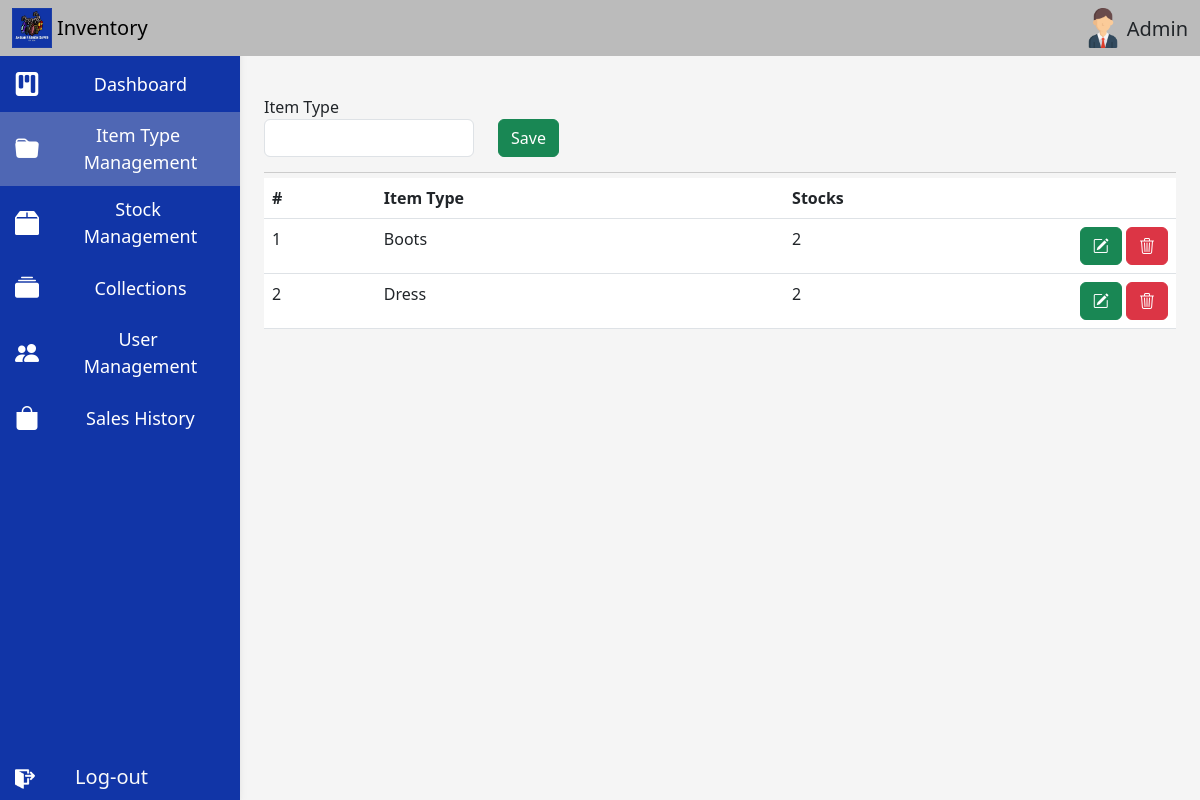
The app's page /index.php?item-type-management (signed in) with its own data.
### tables this page shows
CREATE TABLE `modules` (
  `Module` varchar(11) NOT NULL,
  `MainID` varchar(11) NOT NULL,
  `Description` varchar(255) NOT NULL,
  `Link` varchar(255) NOT NULL,
  `Visible` varchar(11) NOT NULL,
  `path` varchar(255) NOT NULL,
  `icons` varchar(255) NOT NULL
);

CREATE TABLE `itemtype` (
  `ID` int(11) NOT NULL,
  `Description` varchar(255) NOT NULL
);

### config/db.php (called while the page is built, shortened)
<?php
function dbconnect($server = 'localhost',$user='root',$pass='',$database='inventory'){
	$myLink = mysqli_connect($server,$user,$pass,$database);
	return $myLink;
}
$conn = dbconnect();
function safe_query($query){
	global $conn;
	$result = mysqli_query($conn, $query);
	return $result;
}

### config/functions.php (called while the page is built, shortened)
<?php
function getPageTitle(){
	foreach($_GET as $key => $value){
		$pathLink = $key;
	}
	$sql = safe_query("SELECT * FROM modules WHERE Path = '$pathLink' and Module = '{$_SESSION['userlevel']}'");
	if($rw=mysqli_fetch_assoc($sql)){
		return $rw['Description'];
	}else{
		return "Inventory Management System";
	}
}

### config/class.product.php (the view, shortened to what this page needs)
<?php
class Products
{
	public function itemTypeLists()
	{
		$result = "";
		$sql = safe_query("SELECT * FROM itemtype ");
		$c=0;
		while ($rw = mysqli_fetch_assoc($sql)) {
			$sqlStocks = safe_query("SELECT COUNT(*) AS Totals FROM products WHERE ItemType = '{$rw['ID']}'");
			$stocks = "";
			if($rwStocks = mysqli_fetch_assoc($sqlStocks)){
				$stocks = $rwStocks['Totals'];
			}
			$c++;
			$result .= "<tr>";
			$result .= "<td>$c</td>";
			$result .= "<td>{$rw['Description']}</td>";
			$result .= "<td>$stocks</td>";
			$result .= "<td class='no-wrap'><button type='button' class='btn btn-success' onclick='editItemType(\"{$rw['ID']}\",\"{$rw['Description']}\")'><i class='bi bi-pencil-square'></i></button>
							<button type='button' class='btn btn-danger' onclick='deleteItemType(\"{$rw['ID']}\")'><i class='bi bi-trash3'></i></button></td>";
			$result .= "</tr>";
		}
		return $result;
	}
}

### templates/header.php (shortened to what this page needs)
<?php
foreach($_GET as $key => $value){
	$pathLink = $key;
}
?>
<!DOCTYPE html>
<html>
<head>
	<link href="https://cdn.jsdelivr.net/npm/bootstrap@5.3.0-alpha3/dist/css/bootstrap.min.css" rel="stylesheet">
	<link rel="stylesheet" href="https://cdn.jsdelivr.net/npm/bootstrap-icons@1.10.5/font/bootstrap-icons.css">
	<link rel="stylesheet" type="text/css" href="css/main.css">
	<link href="https://cdn.datatables.net/v/bs5/dt-1.13.4/datatables.min.css" rel="stylesheet"/>
</head>
<body>
	<?php
				if($_SESSION['user']){
					?>
<header>
  <nav id="sidebarMenu" class="collapse d-lg-block sidebar collapse bg-white" >
    <div class="position-sticky">
      <div class="list-group list-group-flush">
        <ul class="side-bar-nav-links">
			<?php
			$sql = safe_query("SELECT * FROM modules WHERE Module = '{$_SESSION['userlevel']}' AND Visible='1'");
			while ($rw=mysqli_fetch_assoc($sql)) {
				echo "<li class='".($pathLink == $rw['path'] ? "active":"")."'><div style='width:20%;display:inline-block;vertical-align:middle'><i class='bi bi-{$rw['icons']}' style='font-size:24px'></i></div>&nbsp;<div style='width:75%;display:inline-block;vertical-align:middle'><a class='dropdown-item ".($pathLink == $rw['path'] ? "active":"")."' href='index.php?{$rw['path']}' style='text-align:center'>{$rw['Description']}</a></div></li>";
			}
			?>
		</ul>
      </div>
  </div>
  <form class="text-light" role="search" action="logout.php" style="position:absolute;bottom:5px;padding-left: 15px;font-size: 20px;line-height: 1.8;cursor: pointer;padding-right: 57px;text-align: center;width: 100%;" onclick="$(this).submit();">
  	<img src="img/icons/logout.png" width="20px" class="float-start" style="filter: invert(1);margin-top:10px;">&nbsp;Log-out
  </form>
  </nav>
</header>
	<nav class="navbar fixed-top navbar-expand-lg" style="z-index: 600;background-color: #bbb;">
		<div class="container-fluid">
			<img src="img/logo2.jpg" height="40px" style="margin-right: 5px;">
			<a class="navbar-brand" href="index.php?<?=$homepage?>">Inventory</a>
			<div style="float: right;">
				<img src="img/icons/profile-icon.png" height="40px" style="vertical-align: -12px;">
				<font class="fs-5"><?=$_SESSION['fullname']?></font>
			</div>
		</div>
	</nav>
<main>
			<?php } ?>
  <div class="container pt-4">

### css/main.css (style rules this page uses)
:root { --main-bg: #f5f5f5; --gray-bg: #bbb; --success-color: #008000; --history-color: #337ab7; --cancel-color: #D9534F; --form-bg: #e1e1e1; --top-section-border-color: #ccc; --blue-color:blue; --orange-color:orange; --red-color:red; --system-blue:#1135a7; }
body { background: var(--main-bg); }
.container { z-index: 1; }
.no-wrap { white-space: nowrap; }
.side-bar-nav-links { list-style-type: none; padding: 0; }
.side-bar-nav-links li { color: #fff; padding: 10px 15px; font-size: 18px; border-radius: 0; transition: .3s; }
.side-bar-nav-links li a { white-space: break-spaces; }
.side-bar-nav-links li.active { background-color: #ccc5; }
@media (min-width: 991.98px) { main { padding-top:56px; padding-left: 240px; } }
main { padding-top:56px; }
.sidebar { position: fixed; top: 0; bottom: 0; left: 0; padding: 56px 0 0; box-shadow: 0 2px 5px 0 rgb(0 0 0 / 5%), 0 2px 10px 0 rgb(0 0 0 / 5%); width: 240px; z-index: 600; background-color: var(--system-blue) !important; }

### records on screen
modules: Description "Dashboard"
modules: Description "Item Type Management"
modules: Description "Stock Management"
modules: Description "Collections"
modules: Description "User Management"
modules: Description "Sales History"
itemtype: Description "Boots", stocks "2"
itemtype: Description "Dress", stocks "2"

### other values on screen
$_SESSION['fullname'] "Admin"
